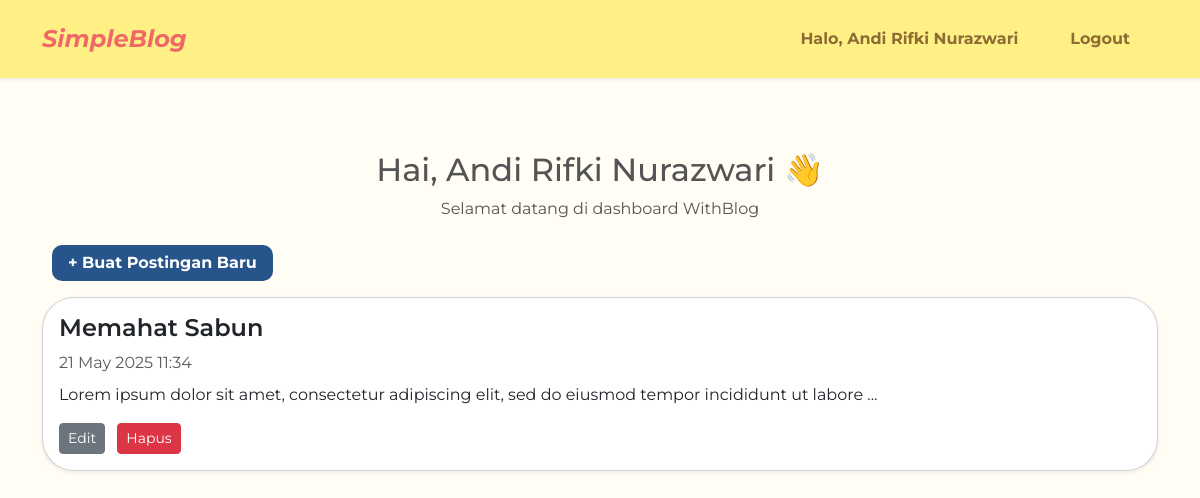
/dashboard.php (signed in), run on the app's committed database.
### tables this page shows
CREATE TABLE `posts` (
  `id` int NOT NULL,
  `user_id` int DEFAULT NULL,
  `category_id` int DEFAULT NULL,
  `title` varchar(255) DEFAULT NULL,
  `content` text,
  `create_at` datetime NOT NULL
);

### dashboard.php (the view, shortened to what this page needs)
<?php
require '../config/connection.php';
$fullname = $_SESSION['fullname'];
$user_id = $_SESSION['user_id'];
?>
<!DOCTYPE html>
<html lang="id">
<head>
  <link href="https://cdn.jsdelivr.net/npm/bootstrap@5.3.2/dist/css/bootstrap.min.css" rel="stylesheet">
  <link href="../assets/style.css" rel="stylesheet">
</head>
<body>
<nav class="navbar navbar-expand-lg py-3 shadow-sm">
  <div class="container">
    <a class="navbar-brand d-flex align-items-center" href="../beranda.php">
      <span class="fw-bold fs-4">SimpleBlog</span>
    </a>
    <ul class="navbar-nav d-flex align-items-center gap-3 mb-0 ms-auto">
      <?php if ($fullname): ?>
        <li class="nav-item d-flex align-items-center">
          <a class="nav-link px-2" href="dashboard.php">Halo, <?= htmlspecialchars($fullname) ?></a>
        </li>
        <li class="nav-item d-flex align-items-center">
          <a class="nav-link px-2" href="logout.php">Logout</a>
        </li>
      <?php endif; ?>
    </ul>
  </div>
</nav>
<button class="navbar-toggler" type="button" data-bs-toggle="collapse" data-bs-target="#mainNavbar">
  <span class="navbar-toggler-icon"></span>
</button>
<div class="container py-5">
  <div class="text-center mb-4">
    <h2>Hai, <?= htmlspecialchars($fullname) ?> 👋</h2>
    <p>Selamat datang di dashboard WithBlog</p>
  </div>
  <a href="create.php" class="btn btn-kb mb-3">+ Buat Postingan Baru</a>
  <?php
    $query = "SELECT * FROM posts WHERE user_id = $user_id ORDER BY create_at DESC";
    $result = mysqli_query($connect, $query);
  ?>
  <?php if (mysqli_num_rows($result) > 0): ?>
    <?php while ($row = mysqli_fetch_assoc($result)): ?>
      <div class="card mb-4 shadow-sm">
        <div class="card-body">
          <h4 class="card-title fw-semibold"><?= htmlspecialchars($row['title']) ?></h4>
          <p class="text-muted mb-2"><?= date('d M Y H:i', strtotime($row['create_at'])) ?></p>
          <p class="card-text"><?= nl2br(htmlspecialchars(substr($row['content'], 0, 100))) ?>...</p>
        <a href="edit.php?id=<?= $row['id'] ?>" class="btn btn-secondary btn-sm me-2">Edit</a>
        <a href="delete.php?id=<?= $row['id'] ?>" class="btn btn-danger btn-sm" onclick="return confirm('Yakin ingin menghapus?')">Hapus</a>
        </div>
      </div>
    <?php endwhile; ?>
<?php else: ?>
    <p>Kamu belum membuat postingan apa pun.</p>
<?php endif;
?>

### style.css (style rules this page uses)
body { background-color: #FFFDF4; font-family: 'Montserrat', sans-serif; color: #545454; }
.navbar { background-color: #FFF085; font-weight: 600; }
.navbar-brand { font-style: italic; color: #F16767 !important; }
.nav-link { color: #8d6b34 !important; font-weight: bold; margin-right: 20px; }
.btn-kb { background-color: #27548A ; color: white; font-weight: bold; border-radius: 10px; padding: 6px 16px; border: none; margin-left: 10px; }
.card { border-radius: 2rem; }

### data on the page
posts: title "Memahat Sabun", create_at "21 May 2025 11:34", content "Lorem ipsum dolor sit amet, consectetur adipiscing elit, sed do eiusmod tempor incididunt ut labore"

### other printed values
$fullname "Andi Rifki Nurazwari"
